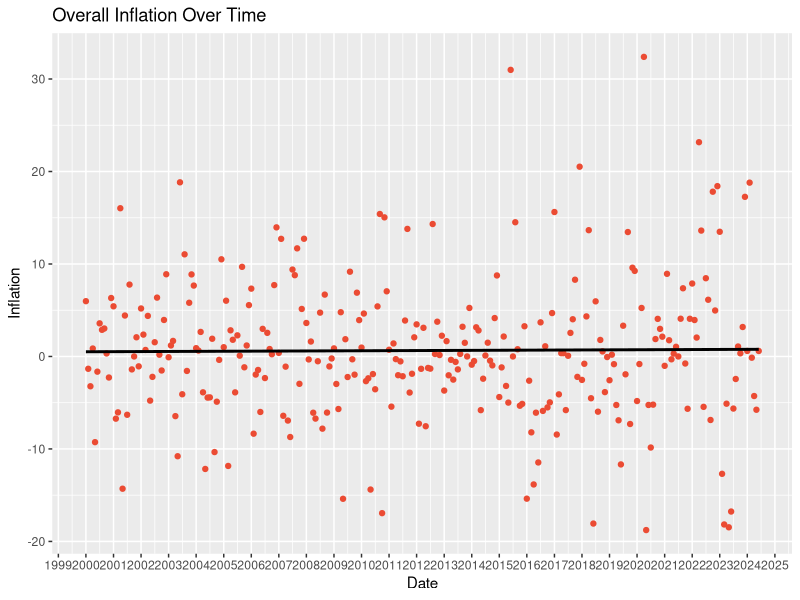
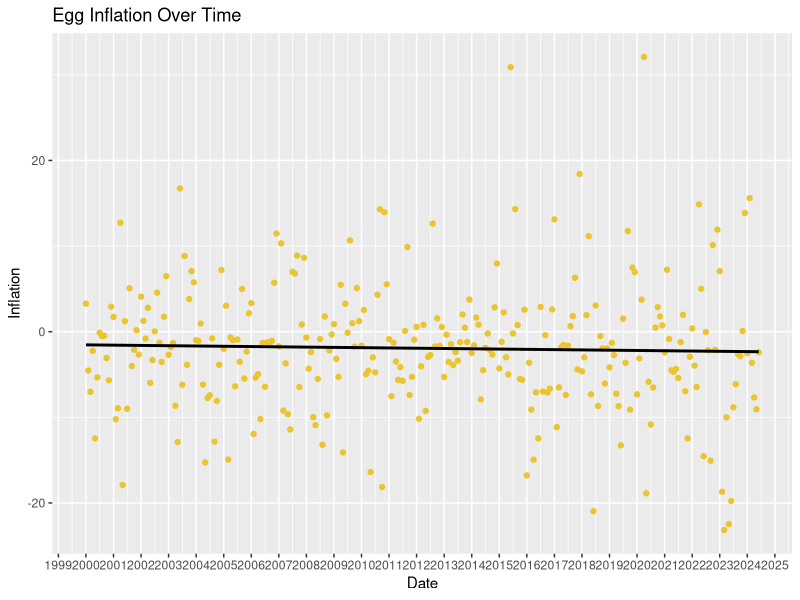
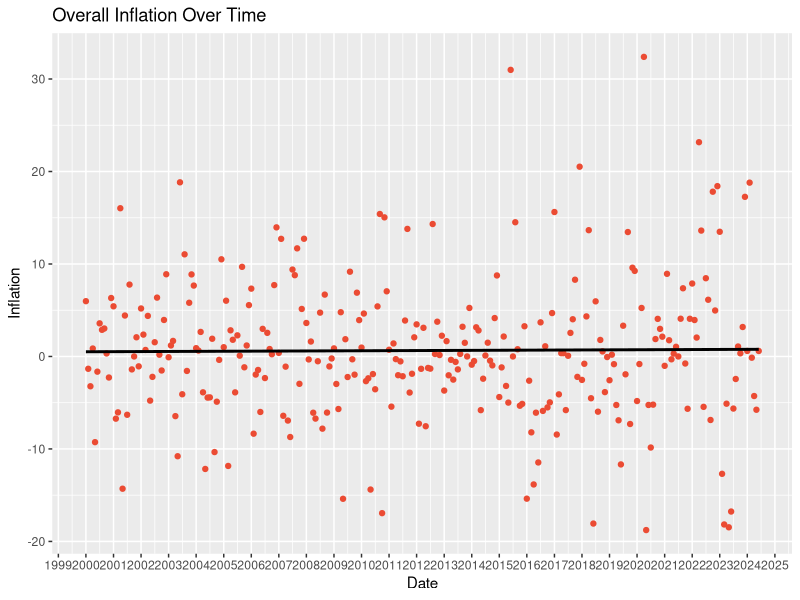
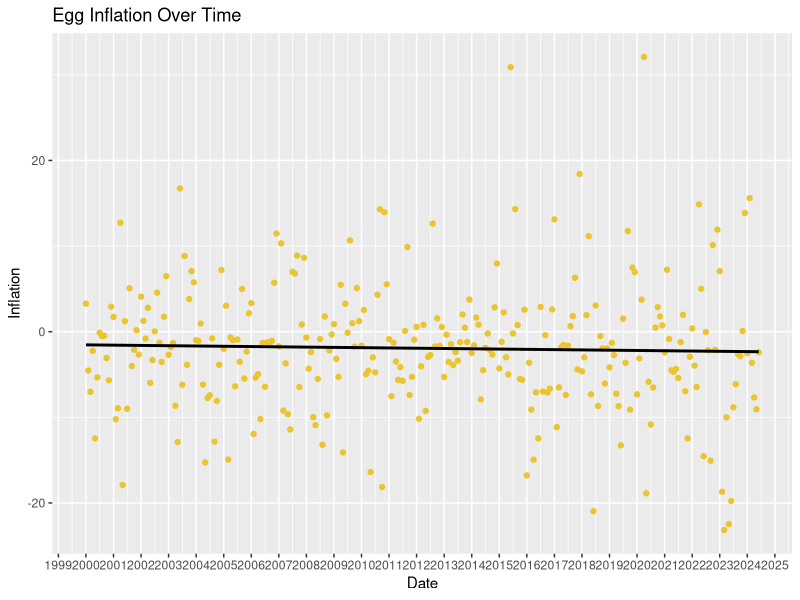

Source code (R) for these figures, in order:
# Your existing code with modifications
library(tidyr)
library(dplyr)
library(lubridate)
library(ggplot2)


#import data
inflation_data <- read.csv("Data/City_Inflation_Differences.csv")

# Determine the most recent year and filter if necessary
max_year <- max(inflation_data$Year)
inflation_data_filtered <- inflation_data |>
  filter(Year > (max_year - 25))

# Reshape the filtered data
inflation_long <- inflation_data_filtered |>
  pivot_longer(
    cols = c(ends_with("Percentage_Change"), ends_with("Egg_Inflation_Dif")),
    names_to = c("Month", ".value"),
    names_pattern = "(.+)_(Percentage_Change|Egg_Inflation_Dif)"
  ) |>
  rename(
    Overall_Inflation = Percentage_Change,
    Egg_Inflation_Dif = Egg_Inflation_Dif
  ) |>
  mutate(
    Month = match(Month, month.abb),
    Date = ymd(paste(Year, Month, "01"))
  ) |>
  arrange(Date)

inflation_long <- inflation_long |>
  select(Year, Overall_Inflation, Egg_Inflation_Dif, Date)

#remove NA values
inflation_long <- inflation_long |>
  na.omit()

#egg icon

overall_inflation_scatterplot <- ggplot(inflation_long, aes(x = Date, y = Overall_Inflation)) +
  geom_point(color = "#EB4B33") + 
  geom_smooth(method = "lm", se = FALSE, color = "black")+
  labs(title = "Overall Inflation Over Time",
       x = "Date",
       y = "Inflation")+
  scale_x_date(date_breaks = "1 year", date_labels = "%Y")
  

egg_inflation_scatterplot <- ggplot(inflation_long, aes(x = Date, y = Egg_Inflation_Dif)) +
  geom_point(color = "#EBC531") + 
  geom_smooth(method = "lm", se = FALSE, color = "black")+
  labs(title = "Egg Inflation Over Time",
       x = "Date",
       y = "Inflation")+
  scale_x_date(date_breaks = "1 year", date_labels = "%Y")


overall_inflation_scatterplot
egg_inflation_scatterplot

ggsave("overall_inflation_scatterplot.png", plot = overall_inflation_scatterplot, width = 12, height = 8, dpi = 300)
ggsave("egg_inflation_scatterplot.png", plot = egg_inflation_scatterplot, width = 12, height = 8, dpi = 300)

